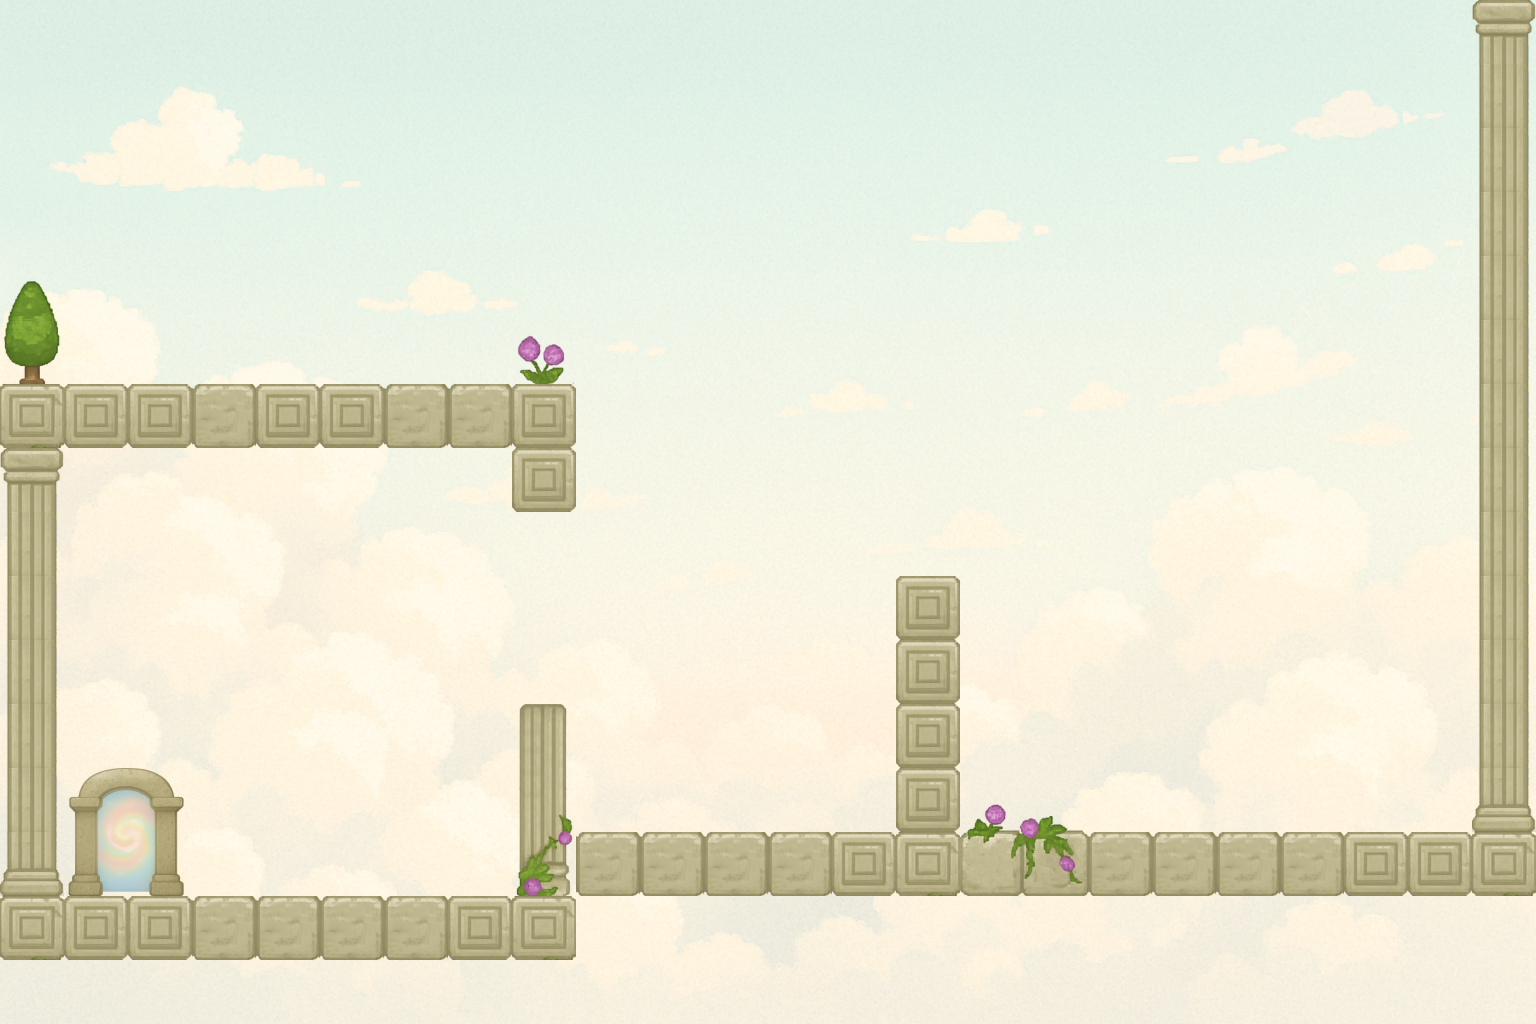

This is a level from a 2D game, rendered from its Tiled map with the project's own tilesets. A one-line summary and the complete map file follow:
An orthogonal 24x16 tile map with 64x64 px tiles, 3 tile layers (Ground, Obstacle, Decoration), 3 tilesets, 1 image layer and 14 objects (6x waypoint, 3x enemy_spawn, 3x gem, player_spawn, portal).

<map version="1.10" tiledversion="1.11.2" orientation="orthogonal" renderorder="right-down" width="24" height="16" tilewidth="64" tileheight="64" infinite="0" nextlayerid="12" nextobjectid="47">
 <tileset firstgid="1" source="../tilesets/items.tsx" />
 <tileset firstgid="226" source="../tilesets/enemy.tsx" />
 <tileset firstgid="326" source="../tilesets/tile-1.tsx" />
 <imagelayer id="4" name="Background">
  <image source="../images/level/background_2.png" width="1536" height="1024" />
 </imagelayer>
 <layer id="10" name="Ground" width="24" height="16">
  <data encoding="csv">
0,0,0,0,0,0,0,0,0,0,0,0,0,0,0,0,0,0,0,0,0,0,0,0,
0,0,0,0,0,0,0,0,0,0,0,0,0,0,0,0,0,0,0,0,0,0,0,0,
0,0,0,0,0,0,0,0,0,0,0,0,0,0,0,0,0,0,0,0,0,0,0,0,
0,0,0,0,0,0,0,0,0,0,0,0,0,0,0,0,0,0,0,0,0,0,0,0,
0,0,0,0,0,0,0,0,0,0,0,0,0,0,0,0,0,0,0,0,0,0,0,0,
0,0,0,0,0,0,0,0,0,0,0,0,0,0,0,0,0,0,0,0,0,0,0,0,
333,331,331,332,331,331,332,332,331,0,0,0,0,0,0,0,0,0,0,0,0,0,0,0,
0,0,0,0,0,0,0,0,0,0,0,0,0,0,0,0,0,0,0,0,0,0,0,0,
0,0,0,0,0,0,0,0,0,0,0,0,0,0,0,0,0,0,0,0,0,0,0,0,
0,0,0,0,0,0,0,0,0,0,0,0,0,0,0,0,0,0,0,0,0,0,0,0,
0,0,0,0,0,0,0,0,0,0,0,0,0,0,0,0,0,0,0,0,0,0,0,0,
0,0,0,0,0,0,0,0,0,0,0,0,0,0,0,0,0,0,0,0,0,0,0,0,
0,0,0,0,0,0,0,0,0,0,0,0,0,0,0,0,0,0,0,0,0,0,0,0,
0,0,0,0,0,0,0,0,0,332,332,332,332,331,333,334,335,332,332,332,332,331,331,333,
333,331,331,332,332,332,332,331,333,0,0,0,0,0,0,0,0,0,0,0,0,0,0,0,
0,0,0,0,0,0,0,0,0,0,0,0,0,0,0,0,0,0,0,0,0,0,0,0
</data>
 </layer>
 <layer id="11" name="Obstacle" width="24" height="16">
  <data encoding="csv">
0,0,0,0,0,0,0,0,0,0,0,0,0,0,0,0,0,0,0,0,0,0,0,336,
0,0,0,0,0,0,0,0,0,0,0,0,0,0,0,0,0,0,0,0,0,0,0,341,
0,0,0,0,0,0,0,0,0,0,0,0,0,0,0,0,0,0,0,0,0,0,0,341,
0,0,0,0,0,0,0,0,0,0,0,0,0,0,0,0,0,0,0,0,0,0,0,341,
0,0,0,0,0,0,0,0,0,0,0,0,0,0,0,0,0,0,0,0,0,0,0,341,
0,0,0,0,0,0,0,0,0,0,0,0,0,0,0,0,0,0,0,0,0,0,0,341,
0,0,0,0,0,0,0,0,0,0,0,0,0,0,0,0,0,0,0,0,0,0,0,341,
336,0,0,0,0,0,0,0,331,0,0,0,0,0,0,0,0,0,0,0,0,0,0,341,
341,0,0,0,0,0,0,0,0,0,0,0,0,0,0,0,0,0,0,0,0,0,0,341,
341,0,0,0,0,0,0,0,0,0,0,0,0,0,331,0,0,0,0,0,0,0,0,341,
341,0,0,0,0,0,0,0,0,0,0,0,0,0,331,0,0,0,0,0,0,0,0,341,
341,0,0,0,0,0,0,0,3221225820,0,0,0,0,0,331,0,0,0,0,0,0,0,0,341,
341,0,0,0,0,0,0,0,3221225815,0,0,0,0,0,331,0,0,0,0,0,0,0,0,346,
346,0,0,0,0,0,0,0,3221225810,0,0,0,0,0,0,0,0,0,0,0,0,0,0,0,
0,0,0,0,0,0,0,0,0,0,0,0,0,0,0,0,0,0,0,0,0,0,0,0,
0,0,0,0,0,0,0,0,0,0,0,0,0,0,0,0,0,0,0,0,0,0,0,0
</data>
 </layer>
 <layer id="9" name="Decoration" width="24" height="16">
  <data encoding="csv">
0,0,0,0,0,0,0,0,0,0,0,0,0,0,0,0,0,0,0,0,0,0,0,0,
0,0,0,0,0,0,0,0,0,0,0,0,0,0,0,0,0,0,0,0,0,0,0,0,
0,0,0,0,0,0,0,0,0,0,0,0,0,0,0,0,0,0,0,0,0,0,0,0,
0,0,0,0,0,0,0,0,0,0,0,0,0,0,0,0,0,0,0,0,0,0,0,0,
337,0,0,0,0,0,0,0,0,0,0,0,0,0,0,0,0,0,0,0,0,0,0,0,
342,0,0,0,0,0,0,0,328,0,0,0,0,0,0,0,0,0,0,0,0,0,0,0,
0,0,0,0,0,0,0,0,0,0,0,0,0,0,0,0,0,0,0,0,0,0,0,0,
0,0,0,0,0,0,0,0,0,0,0,0,0,0,0,0,0,0,0,0,0,0,0,0,
0,0,0,0,0,0,0,0,0,0,0,0,0,0,0,0,0,0,0,0,0,0,0,0,
0,0,0,0,0,0,0,0,0,0,0,0,0,0,0,0,0,0,0,0,0,0,0,0,
0,0,0,0,0,0,0,0,0,0,0,0,0,0,0,0,0,0,0,0,0,0,0,0,
0,0,0,0,0,0,0,0,0,0,0,0,0,0,0,0,0,0,0,0,0,0,0,0,
0,344,345,0,0,0,0,0,0,0,0,0,0,0,0,329,330,0,0,0,0,0,0,0,
0,349,350,0,0,0,0,0,0,0,0,0,0,0,0,0,0,0,0,0,0,0,0,0,
0,0,0,0,0,0,0,0,0,0,0,0,0,0,0,0,0,0,0,0,0,0,0,0,
0,0,0,0,0,0,0,0,0,0,0,0,0,0,0,0,0,0,0,0,0,0,0,0
</data>
 </layer>
 <objectgroup id="7" name="Enemies" visible="0">
  <object id="8" name="enemy_3" type="enemy_spawn" gid="226" x="994" y="560" width="96" height="96">
   <properties>
    <property name="enemy_type" type="int" value="1" />
    <property name="speed" type="int" value="80" />
   </properties>
  </object>
  <object id="12" name="enemy_2" type="enemy_spawn" gid="236" x="190" y="384" width="96" height="96">
   <properties>
    <property name="enemy_type" type="int" value="0" />
    <property name="speed" type="int" value="120" />
   </properties>
  </object>
  <object id="16" name="enemy_1" type="enemy_spawn" gid="236" x="994" y="832" width="96" height="96">
   <properties>
    <property name="enemy_type" type="int" value="0" />
    <property name="speed" type="int" value="120" />
   </properties>
  </object>
  <object id="23" name="enemy_1_start" type="waypoint" x="994" y="832">
   <point />
  </object>
  <object id="24" name="enemy_1_end" type="waypoint" x="1380" y="832">
   <point />
  </object>
  <object id="25" name="enemy_2_start" type="waypoint" x="40" y="384">
   <point />
  </object>
  <object id="26" name="enemy_2_end" type="waypoint" x="490" y="384">
   <point />
  </object>
  <object id="28" name="enemy_3_start" type="waypoint" x="994" y="560">
   <point />
  </object>
  <object id="30" name="enemy_3_end" type="waypoint" x="1380" y="560">
   <point />
  </object>
 </objectgroup>
 <objectgroup id="8" name="Player" visible="0">
  <object id="22" name="player" type="player_spawn" x="610" y="650">
   <point />
  </object>
 </objectgroup>
 <objectgroup id="5" name="Doors" visible="0">
  <object id="3" name="portal" type="portal" x="100" y="810" width="59.8944" height="86.6893" />
 </objectgroup>
 <objectgroup id="6" name="Items" visible="0">
  <object id="40" name="gem_1" type="gem" gid="1" x="383.253" y="658.919" width="64" height="64" />
  <object id="42" name="gem_2" type="gem" gid="1" x="897.068" y="479.568" width="64" height="64" />
  <object id="43" name="gem_3" type="gem" gid="1" x="1407.65" y="675.076" width="64" height="64" />
 </objectgroup>
</map>